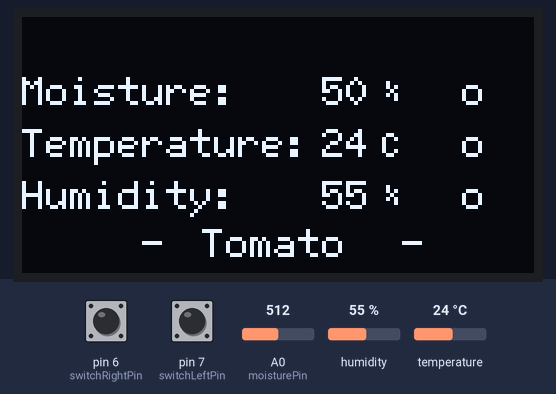
This sketch was run on a simulated Arduino Uno, built with avr-gcc and run on an emulated ATmega328P. On the bench: 128×64 one-colour display. The inputs (shaded band) are chosen by the test bench; at power-on: pin 6 (switchRightPin) HIGH, humidity 55 %, pin 7 (switchLeftPin) HIGH, A0 (moisturePin) = 512, temperature 24 °C.

Above: at 1.6 s.
1.7 s: pin 6 (switchRightPin) pulled LOW for 3.2 s
At 3.7 s:
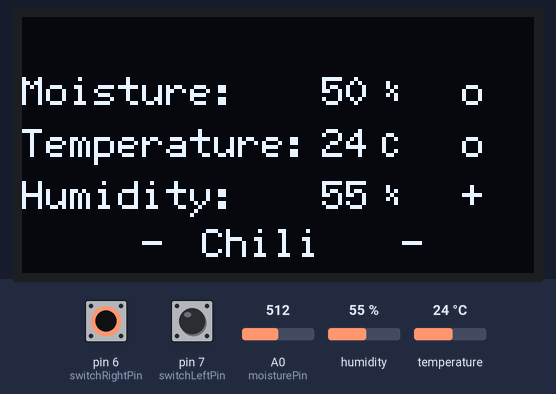
6.5 s: humidity set to 22 %
At 8.9 s:
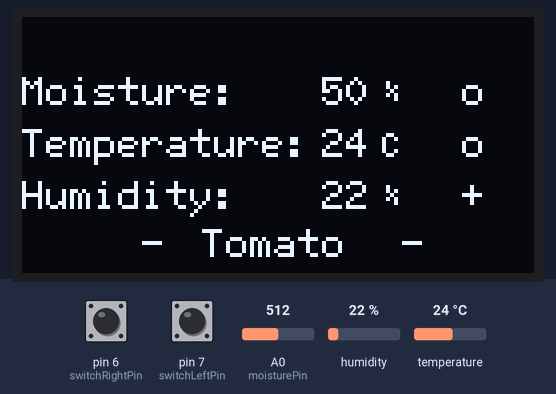
9.2 s: pin 7 (switchLeftPin) pulled LOW for 1.1 s
At 11.8 s:
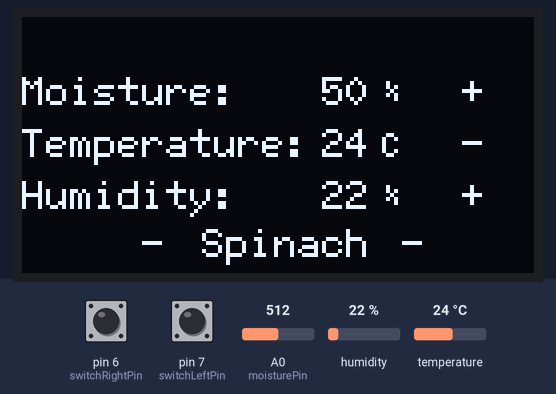
12.1 s: A0 (moisturePin) set to 716
At 14.5 s:
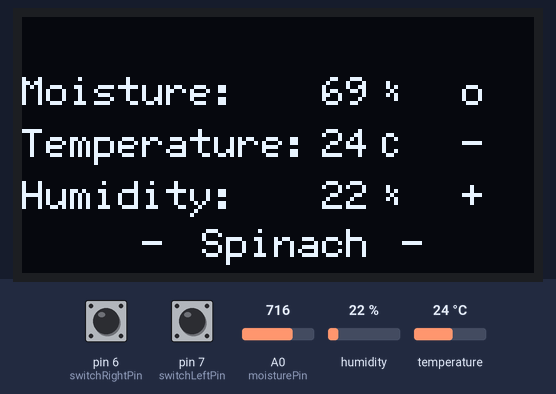
14.8 s: temperature set to 12 °C
At 16.3 s:
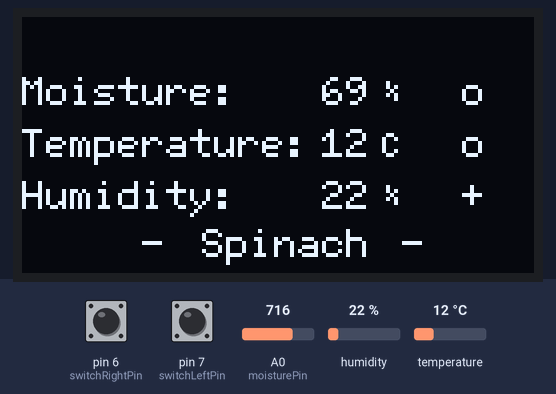
Timing chart, 0 to 17.8 s (numbered marks = the images above; inputs shaded):
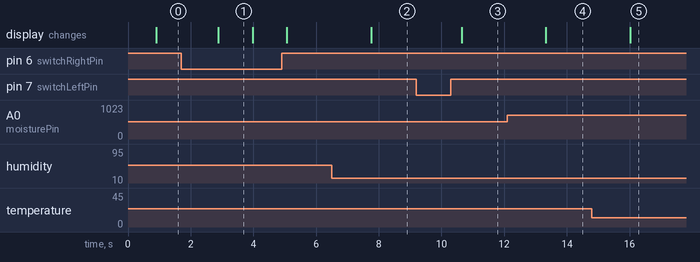

Measured:
- after the input at 1.7 s, the display: changes after 1.2 s (image 1)
- after the input at 6.5 s, the display: changes after 1.3 s (image 2)
- after the input at 9.2 s, the display: changes after 1.4 s (image 3)
- after the input at 12.1 s, the display: changes after 1.2 s (image 4)
- after the input at 14.8 s, the display: changes after 1.2 s (image 5)
- what the display in image 1 shows lasts 1.1 s, from 2.9 s to 4.0 s

The sketch:

PlantMonitoringSystem.ino
```cpp
#include "U8glib.h"  // OLED display library
#include <DHT11.h>

// Pin Definitions
#define moisturePin A0  // Soil moisture sensor pin

const int switchLeftPin = 7;   // Pin connected to left position
const int switchRightPin = 6;  // Pin connected to right position

// Variables
int moisture = 0;
int temperature = 0;
int humidity = 0;

const int numPlants = 3;  // Number of plants
int currentPlant = 0;  // Start with the first plant

// Plant names
String plantNames[numPlants] = {"Tomato", "Chili", "Spinach"};

// Moisture ranges
int moistureLow[numPlants] = {50, 40, 60};
int moistureHigh[numPlants] = {70, 60, 70};

// Temperature ranges
int tempLow[numPlants] = {20, 20, 10};
int tempHigh[numPlants] = {30, 30, 21};

// Humidity ranges
int humidityLow[numPlants] = {40, 60, 50};
int humidityHigh[numPlants] = {60, 70, 60};

// Initialize OLED display (SH1106 controller)
U8GLIB_SH1106_128X64 u8g(13, 11, 10, 9);

// Create an instance of the DHT11 class.
DHT11 dht11(2);

void setup() {
  pinMode(moisturePin, INPUT);  // Set soil moisture sensor pin as input
  pinMode(switchLeftPin, INPUT_PULLUP);   // Enable internal pull-up resistor
  pinMode(switchRightPin, INPUT_PULLUP);  // Enable internal pull-up resistor
  Serial.begin(9600); // Initialize Serial Monitor at 9600 baud
  dht11.setDelay(100); // Set this to the desired delay. Default is 500ms.
}

void draw(void) {
  // Check temperature against desired results
  String temperatureStatus = (temperature >= tempLow[currentPlant] && temperature <= tempHigh[currentPlant]) ? "o" : (temperature < tempLow[currentPlant]) ? "+" : "-";
  String moistureStatus = (moisture >= moistureLow[currentPlant] && moisture <= moistureHigh[currentPlant]) ? "o" : (moisture < moistureLow[currentPlant]) ? "+" : "-";
  String humidityStatus = (humidity >= humidityLow[currentPlant] && humidity <= humidityHigh[currentPlant]) ? "o" : (humidity < humidityLow[currentPlant]) ? "+" : "-";

  // Declare labels
  String moistureString = "Moisture: ";
  String temperatureString = "Temperature: ";
  String humidityString = "Humidity: ";

  // Draw labels
  u8g.setFont(u8g_font_6x12);
  u8g.drawStr(0, 22, moistureString.c_str()); // Moisture label
  u8g.drawStr(0, 35, temperatureString.c_str()); // Temperature label
  u8g.drawStr(0, 48, humidityString.c_str()); // Humidity label

  u8g.drawStr(30, 60, "-"); // Humidity unit
  u8g.drawStr(45, 60, plantNames[currentPlant].c_str()); // Plant name at the bottom
  u8g.drawStr(95, 60, "-"); // Humidity unit


  // Draw the values and status
  u8g.setFont(u8g_font_6x10);

  u8g.drawStr(75, 22, String(moisture).c_str()); // Moisture value
  u8g.drawStr(110, 22, moistureStatus.c_str()); // Moisture status

  u8g.drawStr(75, 35, String(temperature).c_str()); // Temperature value
  u8g.drawStr(110, 35, temperatureStatus.c_str()); // Temperature status

  u8g.drawStr(75, 48, String(humidity).c_str()); // Humidity value
  u8g.drawStr(110, 48, humidityStatus.c_str()); // Humidity status

  // draw icons
  u8g.setFont(u8g_font_5x8);
  u8g.drawStr(90, 48, "%"); // Humidity unit
  u8g.drawStr(90, 35, "C"); // Temperature unit
  u8g.drawStr(90, 22, "%"); // Moisture unit

}

int readMoisture() {
  int sensorValue = analogRead(moisturePin);  // Read sensor input
  int moisturePercent = map(sensorValue, 0, 1023, 0, 100);  // Convert to percentage (0-100%)
  return moisturePercent;  // Return soil moisture level
}

void loop() {
  bool leftPressed = digitalRead(switchLeftPin) == LOW;  // Check if left position is pressed
  bool rightPressed = digitalRead(switchRightPin) == LOW; // Check if right position is pressed

  moisture = readMoisture();  // Update soil moisture level

  // Attempt to read the temperature and humidity values from the DHT11 sensor.
  int result = dht11.readTemperatureHumidity(temperature, humidity);

  if (leftPressed) {
    currentPlant = (currentPlant - 1 + numPlants) % numPlants;  // Cycle back to last plant
    delay(200);}
  else if (rightPressed) {
    currentPlant = (currentPlant + 1) % numPlants;  // Cycle to next plant
    delay(200);}

  u8g.firstPage();
  do {
    draw();  // Draw on OLED display
  } while (u8g.nextPage());
}
```
